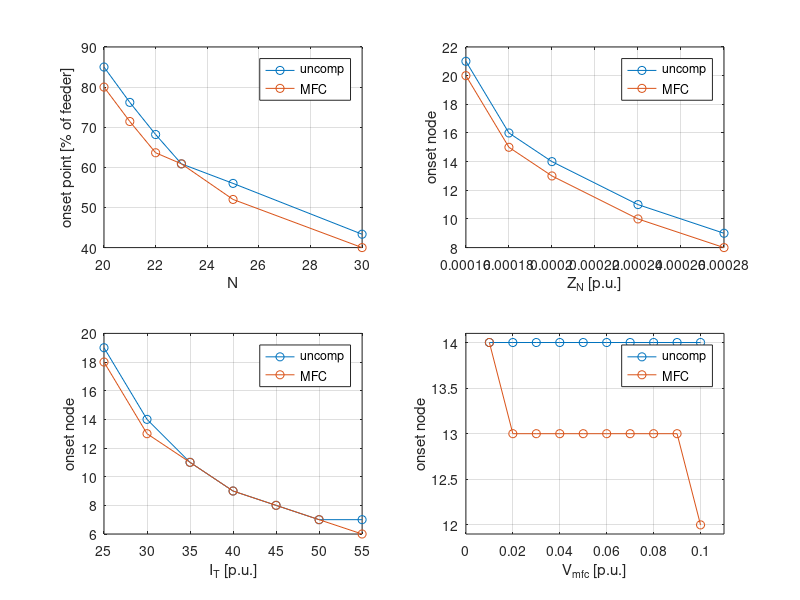
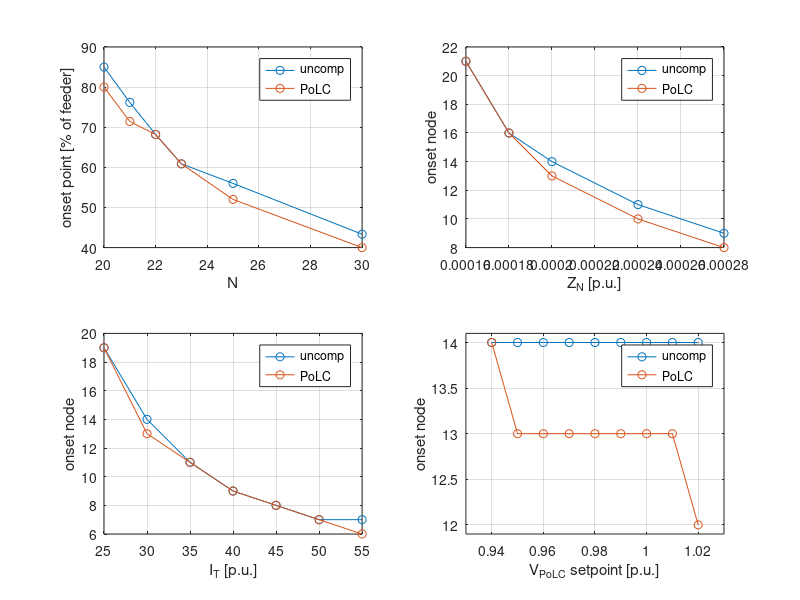
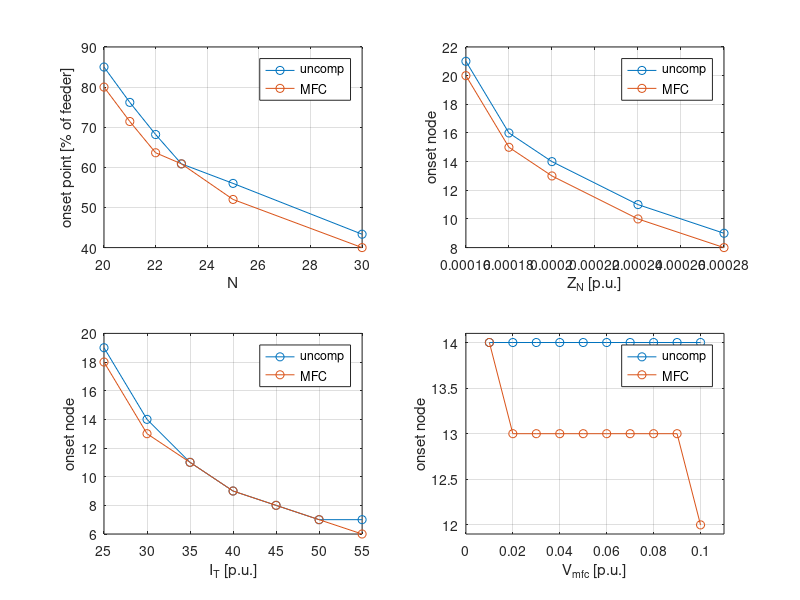
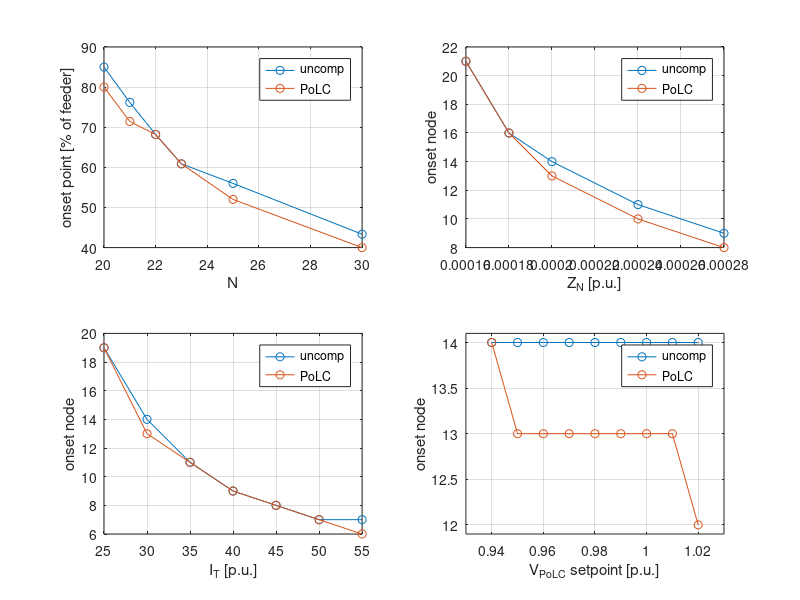

These figures' MATLAB source, in order:
close all
clear all
%% constant current MFC
unc_onset =[17	16	15	14	14	13]
mfc_onset= [16	15	14	14	13	12]
N	=      [20	21	22	23	25	30]

figure
subplot(2,2,1);
plot(N, unc_onset./N*100,'o-')
hold on
plot(N, mfc_onset./N*100,'o-')
ylabel('onset point [% of feeder]');
xlabel('N')
legend('uncomp','MFC')
grid on

%-------------------------------
unc_onset =[21	16	14	11	9]
mfc_onset= [20	15	13	10	8]
z=[1.60E-04	1.80E-04	2.00E-04	2.40E-04	2.80E-04]

subplot(2,2,2);
plot(z, unc_onset, 'o-');
hold on
plot(z, mfc_onset,'o-');
ylabel('onset node');
xlabel('Z_N [p.u.]');
legend('uncomp','MFC')
grid on

%-------------------------------
unc_onset =[19	14	11	9	8	7	7]
mfc_onset= [18	13	11	9	8	7	6]
i=[25	30	35	40	45	50	55]

subplot(2,2,3);
plot(i, unc_onset, 'o-');
hold on
plot(i, mfc_onset,'o-');
ylabel('onset node');
xlabel('I_T [p.u.]');
legend('uncomp','MFC')
grid on

%-------------------------------
unc_onset =[14	14	14	14	14	14	14	14	14	14]
mfc_onset= [14	13	13	13	13	13	13	13	13	12]
v=[0.01	0.02 0.03	0.04	0.05	0.06	0.07	0.08	0.09	0.1]

subplot(2,2,4);
plot(v, unc_onset, 'o-');
hold on
plot(v, mfc_onset,'o-');
ylabel('onset node');
xlabel('V_{mfc} [p.u.]');
legend('uncomp','MFC')
grid on
ylim([11.9 14.1])
xlim([0 0.11])

%% constant current PoLC
unc_onset =[17	16	15	14	14	13]
polc_onset=[16	15	15	14	13	12]
N	=[20	21	22	23	25	30]

figure
subplot(2,2,1);
plot(N, unc_onset./N*100,'o-')
hold on
plot(N, polc_onset./N*100,'o-')
ylabel('onset point [% of feeder]');
xlabel('N')
legend('uncomp','PoLC')
grid on

%-------------------------------
unc_onset =[21	16	14	11	9]
polc_onset=[21	16	13	10	8]
z=[1.60E-04	1.80E-04	2.00E-04	2.40E-04	2.80E-04]

subplot(2,2,2);
plot(z, unc_onset, 'o-');
hold on
plot(z, polc_onset,'o-');
ylabel('onset node');
xlabel('Z_N [p.u.]');
legend('uncomp','PoLC')
grid on

%-------------------------------
unc_onset =[19	14	11	9	8	7	7]
polc_onset=[19	13	11	9	8	7	6]
i=[25	30	35	40	45	50	55]

subplot(2,2,3);
plot(i, unc_onset, 'o-');
hold on
plot(i, polc_onset,'o-');
ylabel('onset node');
xlabel('I_T [p.u.]');
legend('uncomp','PoLC')
grid on

%-------------------------------
unc_onset =[14	14	14	14	14	14	14	14	14]
polc_onset=[14	13	13	13	13	13	13	13	12]
v=[0.94	0.95	0.96	0.97	0.98	0.99	1	1.01	1.02]

subplot(2,2,4);
plot(v, unc_onset, 'o-');
hold on
plot(v, polc_onset,'o-');
ylabel('onset node');
xlabel('V_{PoLC} setpoint [p.u.]');
legend('uncomp','PoLC')
grid on
ylim([11.9 14.1])
xlim([0.93 1.03])
%% constant current
unc_onset =[17	16	15	14	14	13]
mfc_onset= [16	15	14	14	13	12]
N	=      [20	21	22	23	25	30]

figure
subplot(2,2,1);
plot(N, unc_onset./N*100,'o-')
hold on
plot(N, mfc_onset./N*100,'o-')
ylabel('onset point [% of feeder]');
xlabel('N')
legend('uncomp','MFC')
grid on

%-------------------------------
unc_onset =[21	16	14	11	9]
mfc_onset= [20	15	13	10	8]
z=[1.60E-04	1.80E-04	2.00E-04	2.40E-04	2.80E-04]

subplot(2,2,2);
plot(z, unc_onset, 'o-');
hold on
plot(z, mfc_onset,'o-');
ylabel('onset node');
xlabel('Z_N [p.u.]');
legend('uncomp','MFC')
grid on

%-------------------------------
unc_onset =[19	14	11	9	8	7	7]
mfc_onset= [18	13	11	9	8	7	6]
i=[25	30	35	40	45	50	55]

subplot(2,2,3);
plot(i, unc_onset, 'o-');
hold on
plot(i, mfc_onset,'o-');
ylabel('onset node');
xlabel('I_T [p.u.]');
legend('uncomp','MFC')
grid on

%-------------------------------
unc_onset =[14	14	14	14	14	14	14	14	14	14]
mfc_onset= [14	13	13	13	13	13	13	13	13	12]
v=[0.01	0.02 0.03	0.04	0.05	0.06	0.07	0.08	0.09	0.1]

subplot(2,2,4);
plot(v, unc_onset, 'o-');
hold on
plot(v, mfc_onset,'o-');
ylabel('onset node');
xlabel('V_{mfc} [p.u.]');
legend('uncomp','MFC')
grid on
ylim([11.9 14.1])
xlim([0 0.11])

%% constant current PoLC
unc_onset =[17	16	15	14	14	13]
polc_onset=[16	15	15	14	13	12]
N	=[20	21	22	23	25	30]

figure
subplot(2,2,1);
plot(N, unc_onset./N*100,'o-')
hold on
plot(N, polc_onset./N*100,'o-')
ylabel('onset point [% of feeder]');
xlabel('N')
legend('uncomp','PoLC')
grid on

%-------------------------------
unc_onset =[21	16	14	11	9]
polc_onset=[21	16	13	10	8]
z=[1.60E-04	1.80E-04	2.00E-04	2.40E-04	2.80E-04]

subplot(2,2,2);
plot(z, unc_onset, 'o-');
hold on
plot(z, polc_onset,'o-');
ylabel('onset node');
xlabel('Z_N [p.u.]');
legend('uncomp','PoLC')
grid on

%-------------------------------
unc_onset =[19	14	11	9	8	7	7]
polc_onset=[19	13	11	9	8	7	6]
i=[25	30	35	40	45	50	55]

subplot(2,2,3);
plot(i, unc_onset, 'o-');
hold on
plot(i, polc_onset,'o-');
ylabel('onset node');
xlabel('I_T [p.u.]');
legend('uncomp','PoLC')
grid on

%-------------------------------
unc_onset =[14	14	14	14	14	14	14	14	14]
polc_onset=[14	13	13	13	13	13	13	13	12]
v=[0.94	0.95	0.96	0.97	0.98	0.99	1	1.01	1.02]

subplot(2,2,4);
plot(v, unc_onset, 'o-');
hold on
plot(v, polc_onset,'o-');
ylabel('onset node');
xlabel('V_{PoLC} setpoint [p.u.]');
legend('uncomp','PoLC')
grid on
ylim([11.9 14.1])
xlim([0.93 1.03])